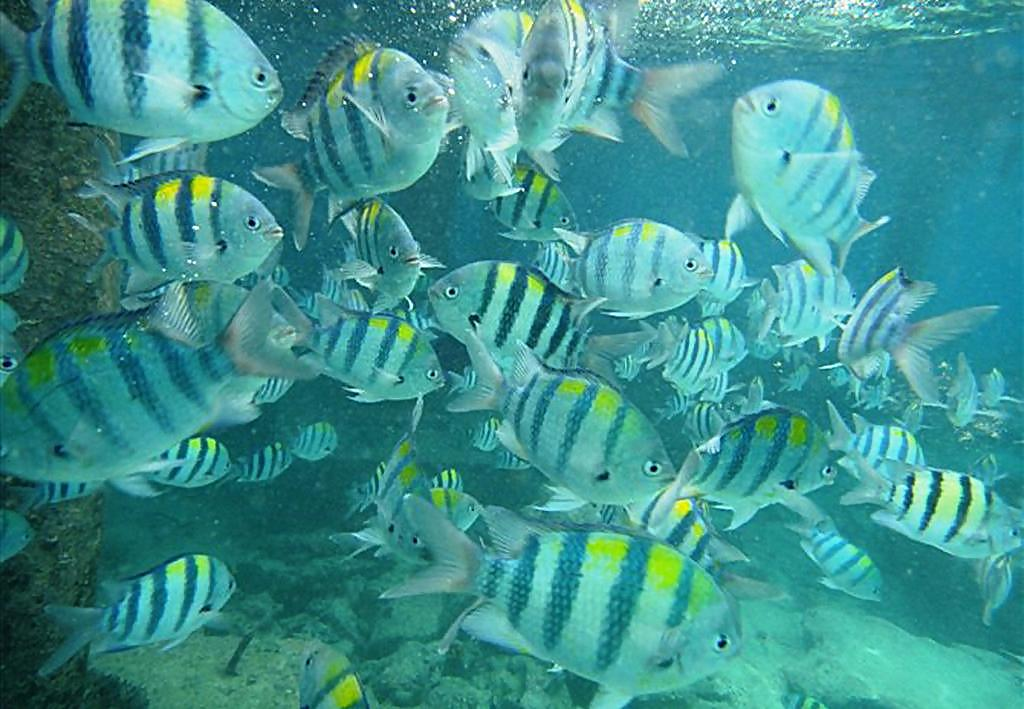
#> input picture 116_img_.png, 1024 x 709 px
$ python angular_error_selector.py 116_img_.png
#> lines starting #> are read from the running program, lines starting #| are printed output that depends on the picture
#> in main, image is the input picture: shape (709, 1024, 3); mean B, G, R 142.3, 145.2, 61
#| Image : 116_img_.png  (1024×709)
"""
Angular Reproduction Error (ARE) Calculator
============================================
Interactively select 6 blocks in an image, compute the Angular Reproduction
Error for each, and report the mean.

Usage:
    python angular_error_selector.py <image_path>

Controls (inside the OpenCV window):
    Left-click + drag  – draw a selection rectangle
    ENTER / SPACE      – confirm the current selection and move to next block
    R                  – reset / redraw the current block's selection
    ESC                – quit early
"""

import sys
import cv2
import numpy as np


# ─────────────────────────────── helpers ────────────────────────────────── #

# [51 lines left out: function angular_reproduction_error, not called in this run]


# ─────────────────────────────── GUI state ──────────────────────────────── #

class ROISelector:
    """Manages mouse-driven rectangular selection on an OpenCV window."""

    def __init__(self):
        self.start = None
        self.end = None
        self.drawing = False
        self.confirmed = False

    # [5 lines left out: function reset, not called in this run]

    @property
    def rect(self):
        """Return (x, y, w, h) or None."""
        if self.start is None or self.end is None:
            return None
        x0, y0 = self.start
        x1, y1 = self.end
        x, y = min(x0, x1), min(y0, y1)
        w, h = abs(x1 - x0), abs(y1 - y0)
        if w < 2 or h < 2:
            return None
        return (x, y, w, h)

    # [11 lines left out: function mouse_cb, not called in this run]


# ──────────────────────────── display helpers ────────────────────────────── #

PALETTE = [
    (0,   200, 255),   # yellow-ish
    (50,  255, 50),    # green
    (255, 100, 50),    # blue-ish
    (0,   120, 255),   # orange
    (200, 50,  255),   # purple
    (255, 50,  150),   # pink
]

FONT       = cv2.FONT_HERSHEY_SIMPLEX
FONT_SCALE = 0.65
THICKNESS  = 2
N_BLOCKS   = 6

def draw_ui(base: np.ndarray, selector: ROISelector, block_idx: int,
            results: list) -> np.ndarray:
    """Compose the display frame from the base image + overlays."""
#> called with block_idx = 0
    canvas = base.copy()
    h, w   = canvas.shape[:2]
#> h = 709; w = 1024

    # ── already-confirmed selections ──────────────────────────────────────
    for i, (rect, are) in enumerate(results):
        x, y, bw, bh = rect
        color = PALETTE[i % len(PALETTE)]
        cv2.rectangle(canvas, (x, y), (x + bw, y + bh), color, 2)
        label = f"B{i+1}: {are:.2f} deg"
        (tw, th), _ = cv2.getTextSize(label, FONT, FONT_SCALE * 0.85, 1)
        # Small filled box behind label for legibility.
        cv2.rectangle(canvas, (x, y - th - 6), (x + tw + 4, y), color, -1)
        cv2.putText(canvas, label, (x + 2, y - 4),
                    FONT, FONT_SCALE * 0.85, (0, 0, 0), 1, cv2.LINE_AA)

    # ── current live selection ─────────────────────────────────────────────
    rect = selector.rect
    if rect:
        x, y, bw, bh = rect
        color = PALETTE[block_idx % len(PALETTE)]
        cv2.rectangle(canvas, (x, y), (x + bw, y + bh), color, 2)
        cv2.rectangle(canvas, (x, y), (x + bw, y + bh),
                      tuple(c // 3 for c in color), -1)   # dim fill

    # ── HUD banner ────────────────────────────────────────────────────────
    banner_h = 42
    cv2.rectangle(canvas, (0, 0), (w, banner_h), (20, 20, 20), -1)

    if block_idx < N_BLOCKS:
        msg = (f"Block {block_idx + 1}/{N_BLOCKS} — "
               "drag to select  |  ENTER=confirm  R=reset  ESC=quit")
    else:
        mean_are = np.mean([r for _, r in results])
        msg = (f"Done!  Mean ARE = {mean_are:.4f} deg  "
               "(press ESC or any key to exit)")

    cv2.putText(canvas, msg, (10, 28), FONT, FONT_SCALE,
                (220, 220, 220), THICKNESS - 1, cv2.LINE_AA)
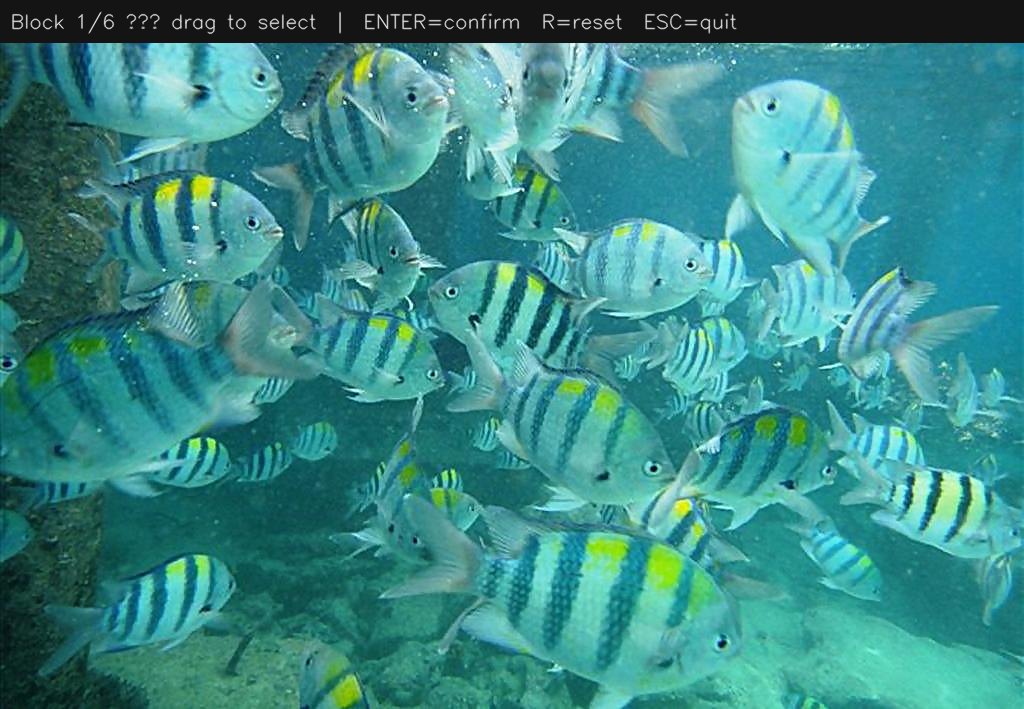
#> canvas: shape (709, 1024, 3); mean B, G, R 134.6, 137.5, 57.3

    return canvas


# ──────────────────────────────── main ──────────────────────────────────── #

def main():
    if len(sys.argv) < 2:
        print("Usage: python angular_error_selector.py <image_path>")
        sys.exit(1)

    image_path = sys.argv[1]
    image = cv2.imread(image_path)
    if image is None:
        print(f"Error: could not open '{image_path}'")
        sys.exit(1)

    WIN = "ARE Calculator"
    cv2.namedWindow(WIN, cv2.WINDOW_NORMAL)
    cv2.resizeWindow(WIN, min(image.shape[1], 1400),
                         min(image.shape[0],  900))

    selector = ROISelector()
    cv2.setMouseCallback(WIN, selector.mouse_cb)

    results    = []   # list of (rect, are_value)
    block_idx  = 0

    print("\nAngular Reproduction Error Calculator")
    print("=" * 40)
    print(f"Image : {image_path}  ({image.shape[1]}×{image.shape[0]})")
    print(f"Blocks: {N_BLOCKS}")
    print()

    while True:
        frame = draw_ui(image, selector, block_idx, results)
        cv2.imshow(WIN, frame)
        key = cv2.waitKey(30) & 0xFF
#> (key Esc is pressed here)

        # ── ESC ─────────────────────────────────────────────────────────
        if key == 27:
            print("\nAborted by user.")
            break

        # ── All blocks done ─────────────────────────────────────────────
        if block_idx >= N_BLOCKS:
            # Just show results; any key (other than ESC) also exits.
            if key != 255:
                break
            continue

        # ── R – reset current selection ─────────────────────────────────
        if key == ord('r') or key == ord('R'):
            selector.reset()
            print(f"  Block {block_idx + 1}: selection reset.")

        # ── ENTER / SPACE – confirm ──────────────────────────────────────
        elif key in (13, ord(' ')):
            rect = selector.rect
            if rect is None:
                print(f"  Block {block_idx + 1}: no valid selection yet — "
                      "draw a rectangle first.")
                continue

            x, y, bw, bh = rect
            patch = image[y:y + bh, x:x + bw]
            are   = angular_reproduction_error(patch)

            results.append((rect, are))
            print(f"  Block {block_idx + 1}: x={x} y={y} w={bw} h={bh}  "
                  f"→  ARE = {are:.4f}°")

            block_idx += 1
            selector.reset()

            if block_idx == N_BLOCKS:
                mean_are = np.mean([r for _, r in results])
                print()
                print("=" * 40)
                print(f"Individual AREs : "
                      + "  ".join(f"{r:.4f}°" for _, r in results))
                print(f"Mean ARE        : {mean_are:.4f}°")
                print("=" * 40)
                print("\nPress any key in the window to exit.")

    cv2.destroyAllWindows()


if __name__ == "__main__":
    main()

$ run again, on 28_img_.png
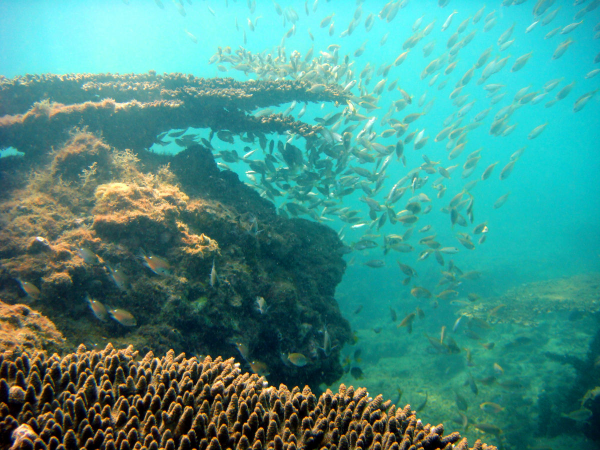
#> input picture 28_img_.png, 1200 x 900 px (shown at 1/2 size)
#> in main, image is the input picture: shape (900, 1200, 3); mean B, G, R 135.4, 145.7, 68.9
#| Image : 28_img_.png  (1200×900)
#> in draw_ui, `cv2.putText(canvas, msg, (10, 28), FONT, FONT_SCALE, (220, 220, 220), ..`:
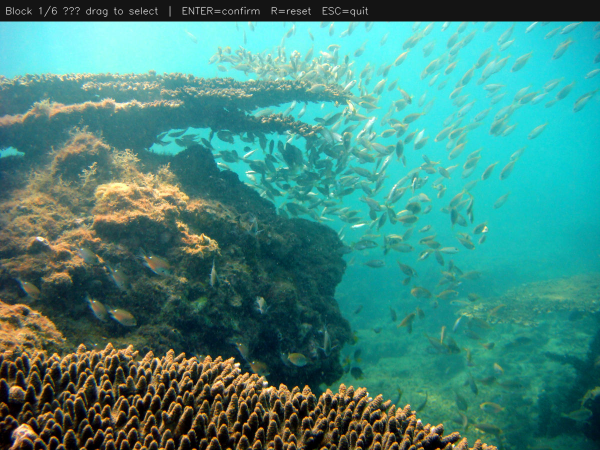
#> canvas: shape (900, 1200, 3) (shown at 1/2 size); mean B, G, R 125.4, 135.9, 65.1

$ run again, on 25_raw_img.png
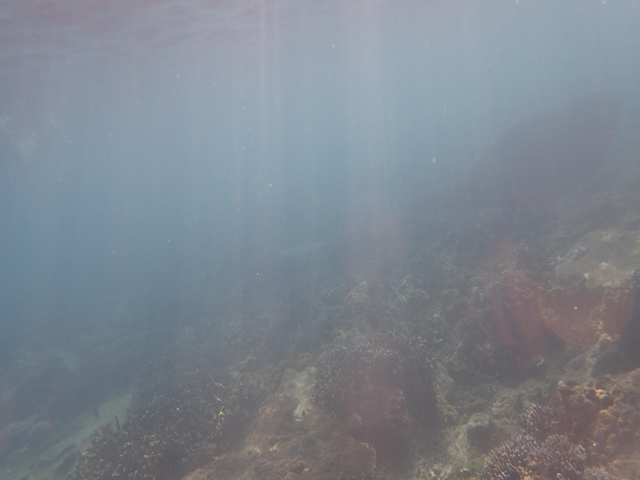
#> input picture 25_raw_img.png, 640 x 480 px
#> in main, image is the input picture: shape (480, 640, 3); mean B, G, R 143.1, 133.9, 126.1
#| Image : 25_raw_img.png  (640×480)
#> in draw_ui, `cv2.putText(canvas, msg, (10, 28), FONT, FONT_SCALE, (220, 220, 220), ..`:
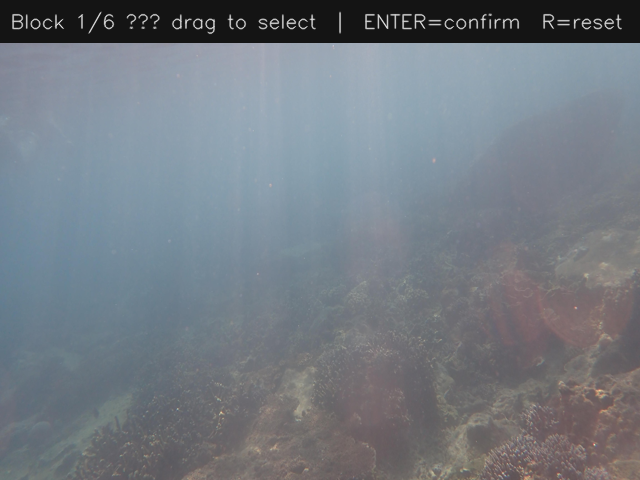
#> canvas: shape (480, 640, 3); mean B, G, R 130.6, 122.6, 115.3
